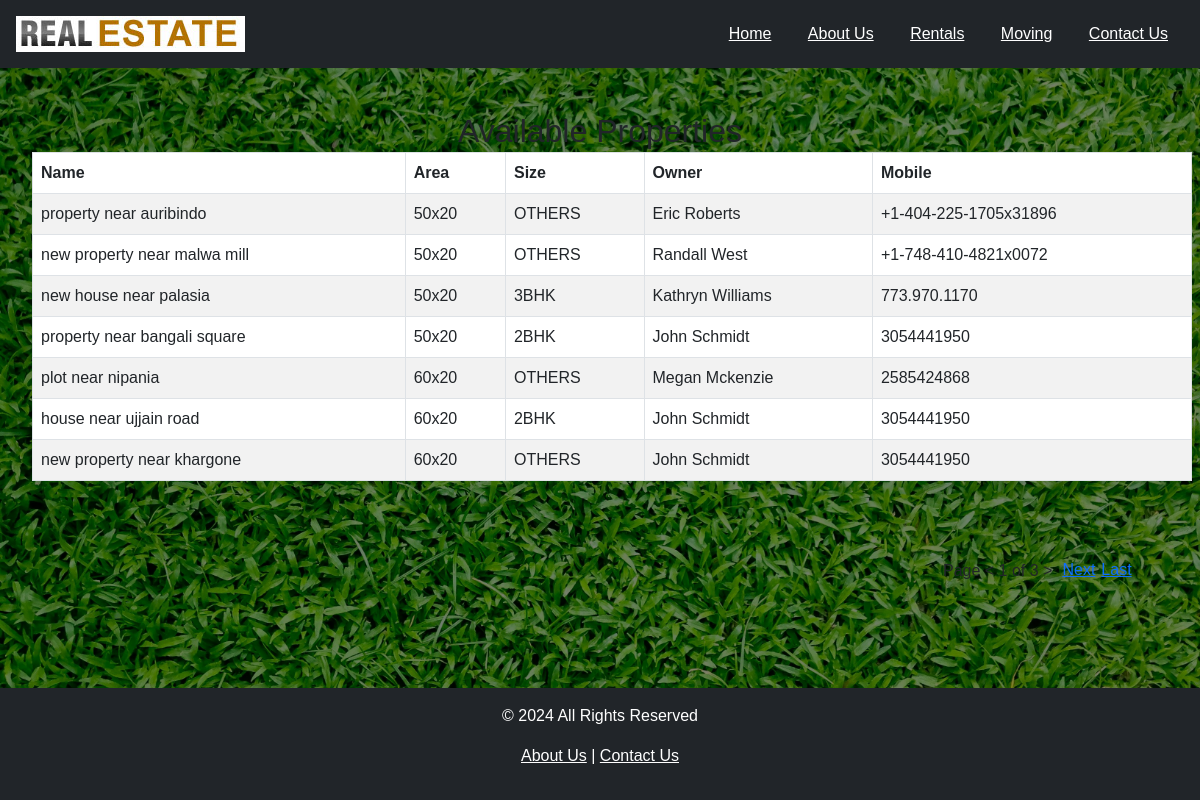
The page /api/buying/ on the database its author committed.
### app1/models.py (models this page shows, shortened)
class Property(models.Model):
    PROPERTY_TYPES = [
        ("HOUSE", "House"),
        ("APARTMENT", "Apartment"),
        ("COMMERCIAL", "Commercial"),
        ("LAND", "Land"),
        ("VILLA", "Villa"),
        ("FARMHOUSE", "Farmhouse"),
    ]
    PROPERTY_SUBTYPES = [
        ("2BHK", "2BHK"),
         ("3BHK","3BHK"),
         ("4BHK","4BHK"),
         ("VILLA","VILLA"),
         ("PANT HOUSE","PANT HOUSE"),
         ("OTHERS","OTHERS")
    ]
    uuid = models.UUIDField(default=uuid.uuid4, unique=True, editable=False)
    title = models.CharField(max_length=100)
    owner = models.ForeignKey(
        Owner, on_delete=models.CASCADE, related_name="properties"
    )
    area = models.CharField(max_length=50)
    property_type = models.CharField(
        max_length=20, choices=PROPERTY_TYPES, default="HOUSE"
    )
    property_subtype = models.CharField(
        max_length=20, choices=PROPERTY_SUBTYPES, default="OTHERS"
    )

class Owner(models.Model):
    name = models.CharField(max_length=100)
    mobile = models.CharField(max_length=15, unique=True)

### app1/views.py (the view)
# urls.py: path("buying/", Property_list, name="buying"),
def Property_list(request):
    mydata = Property.objects.all().order_by("-id")
    paginator = Paginator(mydata, 7)
    page_number = request.GET.get('page')
    page_obj = paginator.get_page(page_number)
    template = loader.get_template('buying.html')
    context = {
        'properties': page_obj,
    }
    return HttpResponse(template.render(context, request))

### app1/templates/buying.html (shortened to what this page needs)
{% extends 'base.html' %}
{% load static %}
{% block content %}
<link rel="stylesheet" href="{% static 'app1/css/property_form.css'%}">
<h2 class="text-center">Available Properties</h2>
<table class="table table-striped table-bordered mt-3 buyingtable">
    <thead>
        <tr>
            <th>Name</th>
            <th>Area</th>
            <th>Size</th>
            <th>Owner</th>
            <th>Mobile</th>
        </tr>
    </thead>
    <tbody>
        {% for property in properties %}
        <tr>
            <td>{{ property.title }}</td>
            <td>{{ property.area }}</td>
            <td>{{ property.property_subtype }}</td>
            <td>{{ property.owner.name }}</td>
            <td>{{ property.owner.mobile }}</td>
        </tr>
        {% empty %}
        <tr>
            <td colspan="6" class="text-center">No properties available.</td>
        </tr>
        {% endfor %}
<div class="pagination">
    <span class="pageof">Page  < {{ properties.number }} of {{ properties.paginator.num_pages }} > </span>
    {% if properties.has_next %}
        <a href="?page={{ properties.next_page_number }}" class="next">Next</a>
        <a href="?page={{ properties.paginator.num_pages }}" class="last">Last</a>
    {% endif %}
</div>
    </tbody>
</table>
{% endblock %}

### app1/static/app1/css/base.css (style rules this page uses)
body { display: flex; flex-direction: column; min-height: 100vh; }

### app1/static/app1/css/property_form.css (style rules this page uses)
body { font-family: Arial, sans-serif; margin: 0; padding: 0; background-color: #f4f4f4; }
body::before { content: ""; position: absolute; top: 0; left: 0; width: 100%; height: 100%; background: rgba(0, 0, 0, 0.5); z-index: -1; }
.next { transform: translate(933px, 400px); }
.last { transform: translate(939px, 400px); }
.pageof { transform: translate(923px, 401px); }
.buyingtable { transform: translate(12px, -46px); }

### rows shown on the page
Property: title "property near auribindo", area "50x20", property_subtype "OTHERS", owner.name "Eric Roberts", owner.mobile "+1-404-225-1705x31896"
Property: title "new property near malwa mill", area "50x20", property_subtype "OTHERS", owner.name "Randall West", owner.mobile "+1-748-410-4821x0072"
Property: title "new house near palasia", area "50x20", property_subtype "3BHK", owner.name "Kathryn Williams", owner.mobile "773.970.1170"
Property: title "property near bangali square", area "50x20", property_subtype "2BHK", owner.name "John Schmidt", owner.mobile "3054441950"
Property: title "plot near nipania", area "60x20", property_subtype "OTHERS", owner.name "Megan Mckenzie", owner.mobile "2585424868"
Property: title "house near ujjain road", area "60x20", property_subtype "2BHK", owner.name "John Schmidt", owner.mobile "3054441950"
Property: title "new property near khargone", area "60x20", property_subtype "OTHERS", owner.name "John Schmidt", owner.mobile "3054441950"

### other values the page prints
{{ properties.number }} "1"
{{ properties.paginator.num_pages }} "3"
